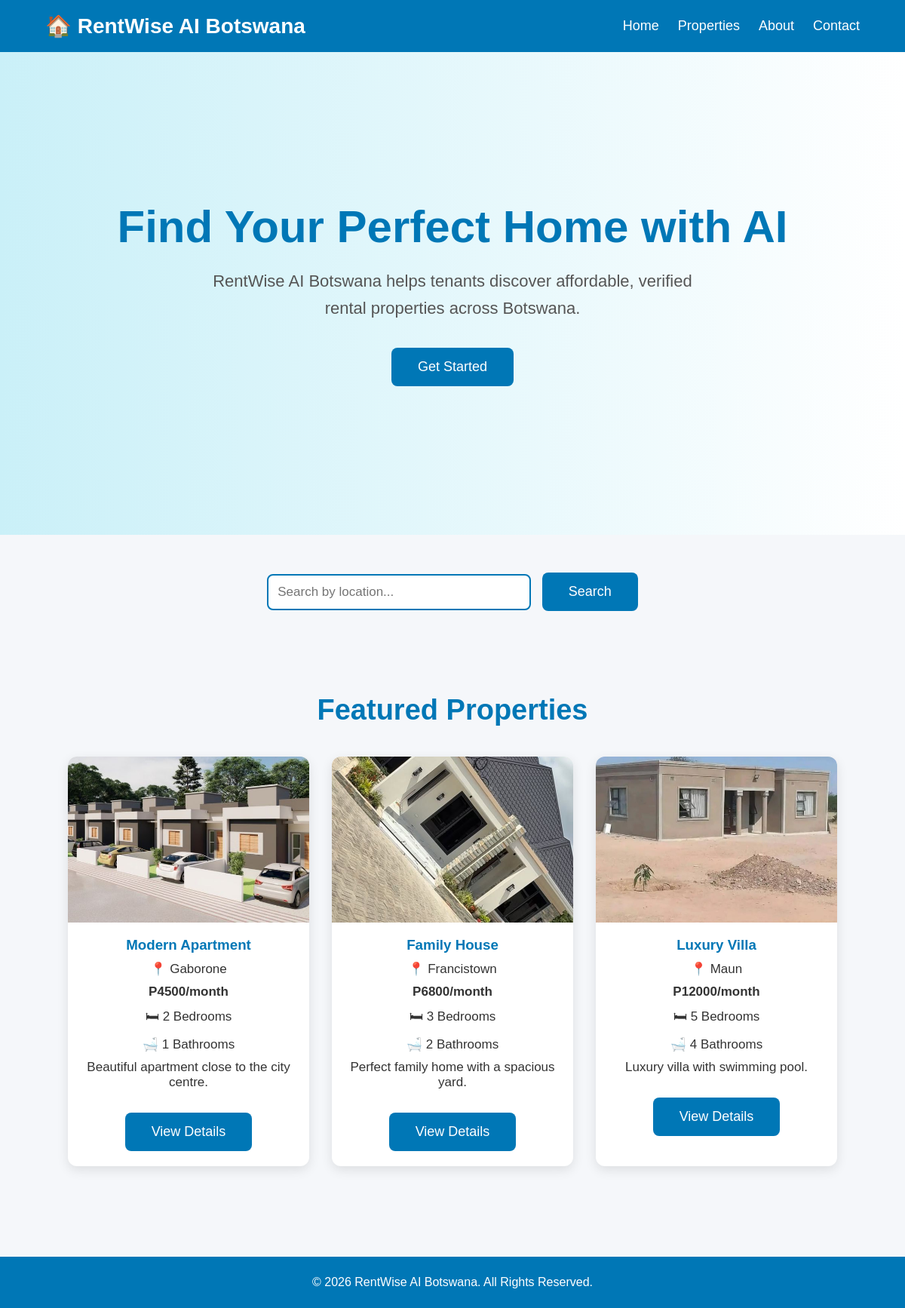
The page / on the database its author committed.
### tables this page shows
CREATE TABLE properties (
               
    id INTEGER PRIMARY KEY
AUTOINCREMENT,
        title TEXR NOT NULL,
        location TEXT NOT NULL,
        price INTEGER,
        bedrooms INTEGER,
        bathrooms INTEGER,
        description TEXT,
        image TEXT
               
);

### app.py (the view)
@app.route("/")
def home():
    search = request.args.get("search")
    connection = get_db_connection()
    cursor = connection.cursor()
    if search:
        cursor.execute(
            "SELECT * FROM properties WHERE location LIKE ?",
            ("%" + search + "%",)
        )
    else:
        cursor.execute("SELECT * FROM properties")
    properties = cursor.fetchall()
    connection.close()
    return render_template(
        "index.html",
        properties=properties,
        search=search
    )

### app.py (called while the page is built)
def get_db_connection():
    connection = sqlite3.connect("rentwise.db")
    connection.row_factory = sqlite3.Row
    return connection

### templates/index.html (shortened to what this page needs)
<!DOCTYPE html>
<html lang="en">
<head>
    <link rel="stylesheet"
          href="{{ url_for('static', filename='css/style.css') }}">
</head>
<body>
    <nav>
        <div class="logo">🏠 RentWise AI Botswana</div>
        <ul>
            <li><a href="/">Home</a></li>
            <li><a href="#properties">Properties</a></li>
            <li><a href="#">About</a></li>
            <li><a href="#">Contact</a></li>
        </ul>
    </nav>
    <section class="hero">
        <div class="hero-text">
            <h1>Find Your Perfect Home with AI</h1>
            <p>
                RentWise AI Botswana helps tenants discover affordable,
                verified rental properties across Botswana.
            </p>
            <a href="#properties">
                <button>Get Started</button>
            </a>
        </div>
    </section>
    <section class="search-section">
        <form method="GET" action="/">
            <input
                type="text"
                name="search"
                placeholder="Search by location..."
                value="{{ search if search else '' }}">
            <button type="submit">Search</button>
        </form>
    </section>
    <section class="properties" id="properties">
        <h2>Featured Properties</h2>
        <div class="property-container">
            {% if properties %}
                {% for property in properties %}
                <div class="card">
                    <img
                        src="{{ url_for('static', filename=property['image']) }}"
                        alt="{{ property['title'] }}">
                    <h3>{{ property['title'] }}</h3>
                    <p>📍 {{ property['location'] }}</p>
                    <p>
                        <strong>
                            P{{ property['price'] }}/month
                        </strong>
                    </p>
                    <p>🛏 {{ property['bedrooms'] }} Bedrooms</p>
                    <p>🛁 {{ property['bathrooms'] }} Bathrooms</p>
                    <p>{{ property['description'] }}</p>
                    <a href="{{ url_for('property_details', id=property['id']) }}">
                        <button>View Details</button>
                    </a>
                </div>
                {% endfor %}
            {% else %}
                <h3>No properties found.</h3>
            {% endif %}
        </div>
    </section>
    <footer>
        <p>
            © 2026 RentWise AI Botswana. All Rights Reserved.
        </p>
    </footer>
</body>
</html>

### static/css/style.css (style rules this page uses)
* { margin:0; padding:0; box-sizing:border-box; font-family:Arial, Helvetica, sans-serif; }
body { background:#f5f7fa; color:#333; }
nav { display:flex; justify-content:space-between; align-items:center; background:#0077b6; padding:18px 60px; }
.logo { color:white; font-size:28px; font-weight:bold; }
nav ul { display:flex; list-style:none; }
nav ul li { margin-left:25px; }
nav ul li a { color:white; text-decoration:none; font-size:18px; transition:0.3s; }
.hero { height:80vh; display:flex; justify-content:center; align-items:center; text-align:center; padding:20px; background:linear-gradient(to right,#caf0f8,#ffffff); }
.hero-text h1 { font-size:60px; color:#0077b6; margin-bottom:20px; }
.hero-text p { width:70%; margin:auto; font-size:22px; line-height:1.6; color:#555; margin-bottom:35px; }
button { background:#0077b6; color:white; border:none; padding:15px 35px; font-size:18px; border-radius:8px; cursor:pointer; transition:0.3s; }
.search-section { text-align:center; margin:50px 0; }
.search-section input { width:350px; padding:12px; font-size:17px; border:2px solid #0077b6; border-radius:8px; }
.search-section button { margin-left:10px; }
.properties { padding:60px; text-align:center; }
.properties h2 { color:#0077b6; font-size:38px; margin-bottom:40px; }
.property-container { display:flex; justify-content:center; gap:30px; flex-wrap:wrap; }
.card { width:320px; background:white; border-radius:12px; overflow:hidden; box-shadow:0 5px 15px rgba(0,0,0,0.1); transition:0.3s; }
.card img { width:100%; height:220px; object-fit:cover; }
.card h3 { margin-top:15px; color:#0077b6; }
.card p { margin:10px; font-size:17px; }
.card button { margin:20px; }
footer { background:#0077b6; color:white; text-align:center; padding:25px; margin-top:60px; }

### rows shown on the page
properties: image (picture), title "Modern Apartment", location "Gaborone", price "4500", bedrooms "2", bathrooms "1", description "Beautiful apartment close to the city centre."
properties: image (picture), title "Family House", location "Francistown", price "6800", bedrooms "3", bathrooms "2", description "Perfect family home with a spacious yard."
properties: image (picture), title "Luxury Villa", location "Maun", price "12000", bedrooms "5", bathrooms "4", description "Luxury villa with swimming pool."
